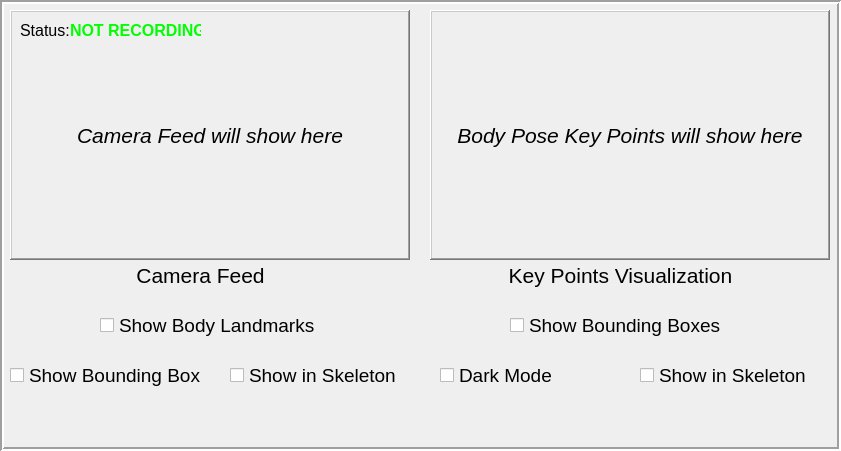
          <widget class="QFrame" name="frame">
           <property name="geometry">
            <rect>
             <x>10</x>
             <y>50</y>
             <width>841</width>
             <height>451</height>
            </rect>
           </property>
           <property name="frameShape">
            <enum>QFrame::Shape::Box</enum>
           </property>
           <property name="frameShadow">
            <enum>QFrame::Shadow::Sunken</enum>
           </property>
           <property name="lineWidth">
            <number>2</number>
           </property>
           <widget class="QLabel" name="camera_feed">
            <property name="geometry">
             <rect>
              <x>10</x>
              <y>10</y>
              <width>400</width>
              <height>250</height>
             </rect>
            </property>
            <property name="font">
             <font>
              <family>Segoe UI</family>
              <pointsize>16</pointsize>
              <italic>true</italic>
              <bold>false</bold>
             </font>
            </property>
            <property name="frameShape">
             <enum>QFrame::Shape::WinPanel</enum>
            </property>
            <property name="frameShadow">
             <enum>QFrame::Shadow::Raised</enum>
            </property>
            <property name="text">
             <string>Camera Feed will show here</string>
            </property>
            <property name="alignment">
             <set>Qt::AlignmentFlag::AlignCenter</set>
            </property>
           </widget>
           <widget class="QLabel" name="white_frame_feed">
            <property name="geometry">
             <rect>
              <x>430</x>
              <y>10</y>
              <width>400</width>
              <height>250</height>
             </rect>
            </property>
            <property name="font">
             <font>
              <family>Segoe UI</family>
              <pointsize>16</pointsize>
              <italic>true</italic>
              <bold>false</bold>
             </font>
            </property>
            <property name="frameShape">
             <enum>QFrame::Shape::WinPanel</enum>
            </property>
            <property name="frameShadow">
             <enum>QFrame::Shadow::Raised</enum>
            </property>
            <property name="text">
             <string>Body Pose Key Points will show here</string>
            </property>
            <property name="alignment">
             <set>Qt::AlignmentFlag::AlignCenter</set>
            </property>
           </widget>
           <widget class="QCheckBox" name="darkMode_whiteframe">
            <property name="geometry">
             <rect>
              <x>440</x>
              <y>360</y>
              <width>141</width>
              <height>31</height>
             </rect>
            </property>
            <property name="font">
             <font>
              <family>Segoe UI</family>
              <pointsize>14</pointsize>
             </font>
            </property>
            <property name="cursor">
             <cursorShape>PointingHandCursor</cursorShape>
            </property>
            <property name="text">
             <string>Dark Mode</string>
            </property>
           </widget>
           <widget class="QCheckBox" name="show_whiteframe_boundingbox">
            <property name="geometry">
             <rect>
              <x>510</x>
              <y>310</y>
              <width>221</width>
              <height>31</height>
             </rect>
            </property>
            <property name="font">
             <font>
              <family>Segoe UI</family>
              <pointsize>14</pointsize>
             </font>
            </property>
            <property name="cursor">
             <cursorShape>PointingHandCursor</cursorShape>
            </property>
            <property name="text">
             <string>Show Bounding Boxes</string>
            </property>
           </widget>
           <widget class="QCheckBox" name="showCameraLandmarksChkBox">
            <property name="geometry">
             <rect>
              <x>100</x>
              <y>310</y>
              <width>221</width>
              <height>31</height>
             </rect>
            </property>
            <property name="font">
             <font>
              <family>Segoe UI</family>
              <pointsize>14</pointsize>
             </font>
            </property>
            <property name="cursor">
             <cursorShape>PointingHandCursor</cursorShape>
            </property>
            <property name="text">
             <string>Show Body Landmarks</string>
            </property>
           </widget>
           <widget class="QCheckBox" name="showCameraBoundingBoxChkBox">
            <property name="geometry">
             <rect>
              <x>10</x>
              <y>360</y>
              <width>191</width>
              <height>31</height>
             </rect>
            </property>
            <property name="font">
             <font>
              <family>Segoe UI</family>
              <pointsize>14</pointsize>
             </font>
            </property>
            <property name="cursor">
             <cursorShape>PointingHandCursor</cursorShape>
            </property>
            <property name="text">
             <string>Show Bounding Box</string>
            </property>
           </widget>
           <widget class="QLabel" name="label">
            <property name="geometry">
             <rect>
              <x>-30</x>
              <y>260</y>
              <width>461</width>
              <height>31</height>
             </rect>
            </property>
            <property name="font">
             <font>
              <family>Segoe UI</family>
              <pointsize>16</pointsize>
             </font>
            </property>
            <property name="text">
             <string>Camera Feed</string>
            </property>
            <property name="alignment">
             <set>Qt::AlignmentFlag::AlignCenter</set>
            </property>
           </widget>
           <widget class="QLabel" name="label_4">
            <property name="geometry">
             <rect>
              <x>390</x>
              <y>260</y>
              <width>461</width>
              <height>31</height>
             </rect>
            </property>
            <property name="font">
             <font>
              <family>Segoe UI</family>
              <pointsize>16</pointsize>
             </font>
            </property>
            <property name="text">
             <string>Key Points Visualization</string>
            </property>
            <property name="alignment">
             <set>Qt::AlignmentFlag::AlignCenter</set>
            </property>
           </widget>
           <widget class="QCheckBox" name="show_skeleton_camera">
            <property name="geometry">
             <rect>
              <x>230</x>
              <y>360</y>
              <width>171</width>
              <height>31</height>
             </rect>
            </property>
            <property name="font">
             <font>
              <family>Segoe UI</family>
              <pointsize>14</pointsize>
             </font>
            </property>
            <property name="cursor">
             <cursorShape>PointingHandCursor</cursorShape>
            </property>
            <property name="text">
             <string>Show in Skeleton</string>
            </property>
           </widget>
           <widget class="QCheckBox" name="show_skeleton_white_frame">
            <property name="geometry">
             <rect>
              <x>640</x>
              <y>360</y>
              <width>171</width>
              <height>31</height>
             </rect>
            </property>
            <property name="font">
             <font>
              <family>Segoe UI</family>
              <pointsize>14</pointsize>
             </font>
            </property>
            <property name="cursor">
             <cursorShape>PointingHandCursor</cursorShape>
            </property>
            <property name="text">
             <string>Show in Skeleton</string>
            </property>
           </widget>
           <widget class="QLabel" name="status_label">
            <property name="geometry">
             <rect>
              <x>70</x>
              <y>20</y>
              <width>131</width>
              <height>21</height>
             </rect>
            </property>
            <property name="palette">
             <palette>
              <active>
               <colorrole role="WindowText">
                <brush brushstyle="SolidPattern">
                 <color alpha="255">
                  <red>0</red>
                  <green>255</green>
                  <blue>0</blue>
                 </color>
                </brush>
               </colorrole>
               <colorrole role="Text">
                <brush brushstyle="SolidPattern">
                 <color alpha="255">
                  <red>0</red>
                  <green>255</green>
                  <blue>0</blue>
                 </color>
                </brush>
               </colorrole>
               <colorrole role="ButtonText">
                <brush brushstyle="SolidPattern">
                 <color alpha="255">
                  <red>0</red>
                  <green>255</green>
                  <blue>0</blue>
                 </color>
                </brush>
               </colorrole>
               <colorrole role="PlaceholderText">
                <brush brushstyle="NoBrush">
                 <color alpha="128">
                  <red>0</red>
                  <green>255</green>
                  <blue>0</blue>
                 </color>
                </brush>
               </colorrole>
              </active>
              <inactive>
               <colorrole role="WindowText">
                <brush brushstyle="SolidPattern">
                 <color alpha="255">
                  <red>0</red>
                  <green>255</green>
                  <blue>0</blue>
                 </color>
                </brush>
               </colorrole>
               <colorrole role="Text">
                <brush brushstyle="SolidPattern">
                 <color alpha="255">
                  <red>0</red>
                  <green>255</green>
                  <blue>0</blue>
                 </color>
                </brush>
               </colorrole>
               <colorrole role="ButtonText">
                <brush brushstyle="SolidPattern">
                 <color alpha="255">
                  <red>0</red>
                  <green>255</green>
                  <blue>0</blue>
                 </color>
                </brush>
               </colorrole>
               <colorrole role="PlaceholderText">
                <brush brushstyle="NoBrush">
                 <color alpha="128">
                  <red>0</red>
                  <green>255</green>
                  <blue>0</blue>
                 </color>
                </brush>
               </colorrole>
              </inactive>
              <disabled>
               <colorrole role="WindowText">
                <brush brushstyle="SolidPattern">
                 <color alpha="255">
                  <red>0</red>
                  <green>255</green>
                  <blue>0</blue>
                 </color>
                </brush>
               </colorrole>
               <colorrole role="Text">
                <brush brushstyle="SolidPattern">
                 <color alpha="255">
                  <red>0</red>
                  <green>255</green>
                  <blue>0</blue>
                 </color>
                </brush>
               </colorrole>
               <colorrole role="ButtonText">
                <brush brushstyle="SolidPattern">
                 <color alpha="255">
                  <red>0</red>
                  <green>255</green>
                  <blue>0</blue>
                 </color>
                </brush>
               </colorrole>
               <colorrole role="PlaceholderText">
                <brush brushstyle="NoBrush">
                 <color alpha="128">
                  <red>0</red>
                  <green>255</green>
                  <blue>0</blue>
                 </color>
                </brush>
               </colorrole>
              </disabled>
             </palette>
            </property>
            <property name="font">
             <font>
              <family>Segoe UI</family>
              <pointsize>12</pointsize>
              <bold>true</bold>
             </font>
            </property>
            <property name="styleSheet">
             <string notr="true">color: rgb(0, 255, 0);</string>
            </property>
            <property name="text">
             <string>NOT RECORDING</string>
            </property>
            <property name="alignment">
             <set>Qt::AlignmentFlag::AlignLeading|Qt::AlignmentFlag::AlignLeft|Qt::AlignmentFlag::AlignVCenter</set>
            </property>
           </widget>
           <widget class="QLabel" name="label_12">
            <property name="geometry">
             <rect>
              <x>20</x>
              <y>20</y>
              <width>51</width>
              <height>21</height>
             </rect>
            </property>
            <property name="font">
             <font>
              <family>Segoe UI</family>
              <pointsize>12</pointsize>
             </font>
            </property>
            <property name="autoFillBackground">
             <bool>true</bool>
            </property>
            <property name="text">
             <string>Status:</string>
            </property>
           </widget>
          </widget>
